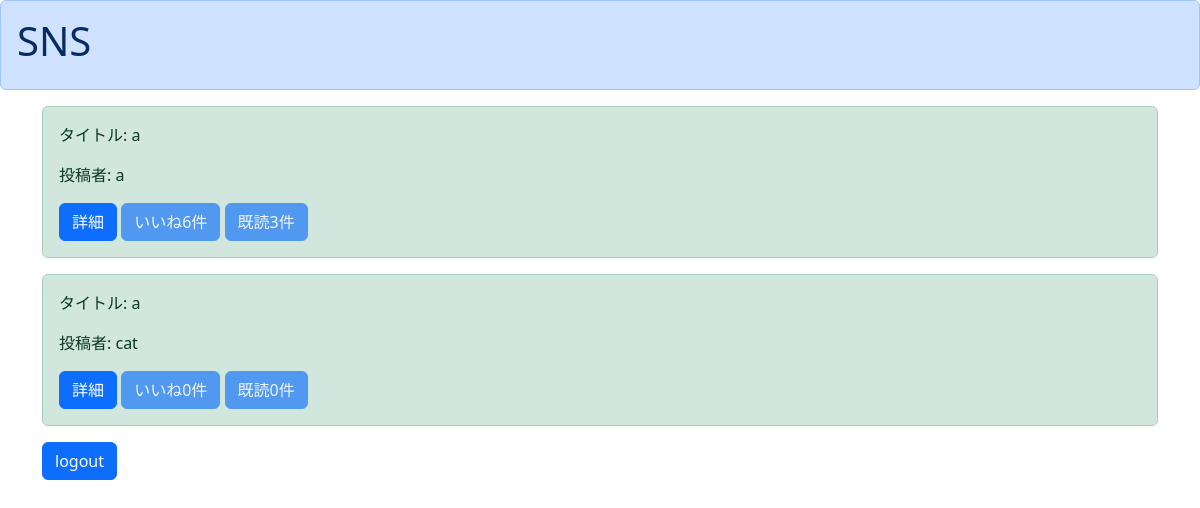
The page /list/ (signed in) on the database as committed earlier.
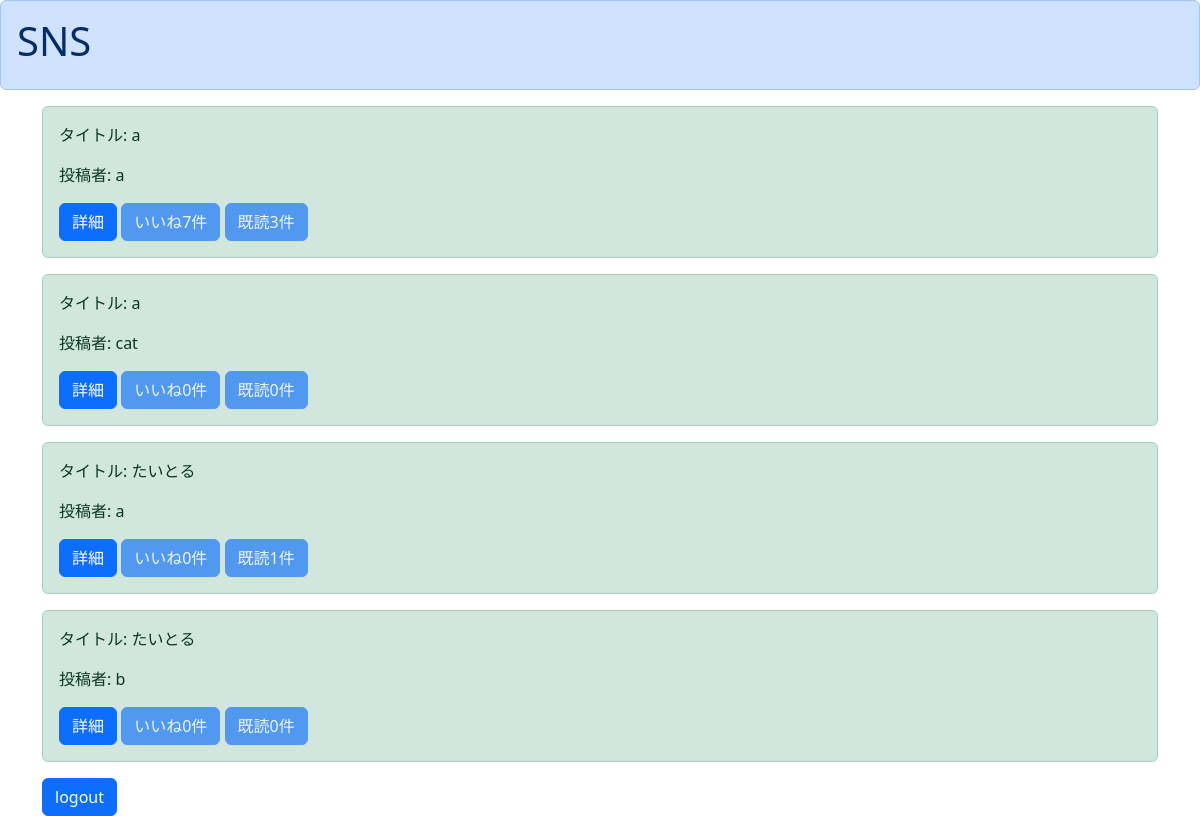
The same page on the database as committed later.
### snsapp/models.py (models this page shows)
class SnsModel(models.Model):
    title = models.CharField(max_length=30)
    content = models.TextField()
    author = models.CharField(max_length=20)
    snsimage = models.ImageField(upload_to='')
    good = models.IntegerField(null=True,blank=True,default=0)
    read = models.IntegerField(null=True,blank=True,default=0)
    readtext = models.TextField(null=True,blank=True,default='')

### snsapp/views.py (the view)
# urls.py: path('list/', list_func, name='list'),
@login_required
def list_func(request):
    object_list = SnsModel.objects.all()
    return render(request, 'list.html',{'object_list':object_list})

### templates/list.html
{% extends 'base.html' %}
{% block header %}
  <div class="alert alert-primary" role="alert">
    <h1>SNS</h1>
  </div>
{% endblock header %}
{% block content %}
{% if user.is_authenticated %}
<div class="container">
  {% for item in object_list%}
    <div class="alert alert-success" role="alert">
        <p>タイトル: {{item.title}}</p>
        <p>投稿者: {{item.author}}</p>
        <a class="btn btn-primary" href="{% url 'detail' item.pk %}" role="button">詳細</a>
        <a class="btn btn-primary disabled" role="button">いいね{{ item.good }}件</a>
        <a class="btn btn-primary disabled" role="button">既読{{ item.read }}件</a>
      </div>
  {% endfor %}
  <a class="btn btn-primary" href="{% url 'logout' %}">logout</a>
</div>
{% endif %}
{% endblock content %}

### templates/base.html (shortened to what this page needs)
<!doctype html>
<html lang="en">
  <head>
    <link href="https://cdn.jsdelivr.net/npm/bootstrap@5.3.0/dist/css/bootstrap.min.css" rel="stylesheet">
  </head>
  <body>
    {% block header %}
    {% endblock header %}
    {% block content %}
    {% endblock content %}
  </body>
</html>

Rows that differ between the two databases and show on the page:
changed SnsModel (number 1 of 4 on the later page): good "6" → "7"
added SnsModel: title "たいとる", author "a", good "0", read "1"
added SnsModel: title "たいとる", author "b", good "0", read "0"
